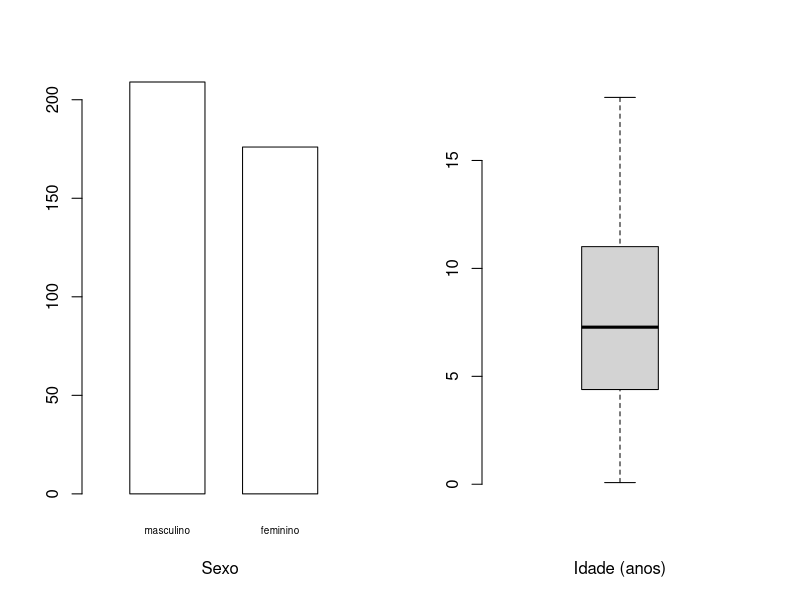
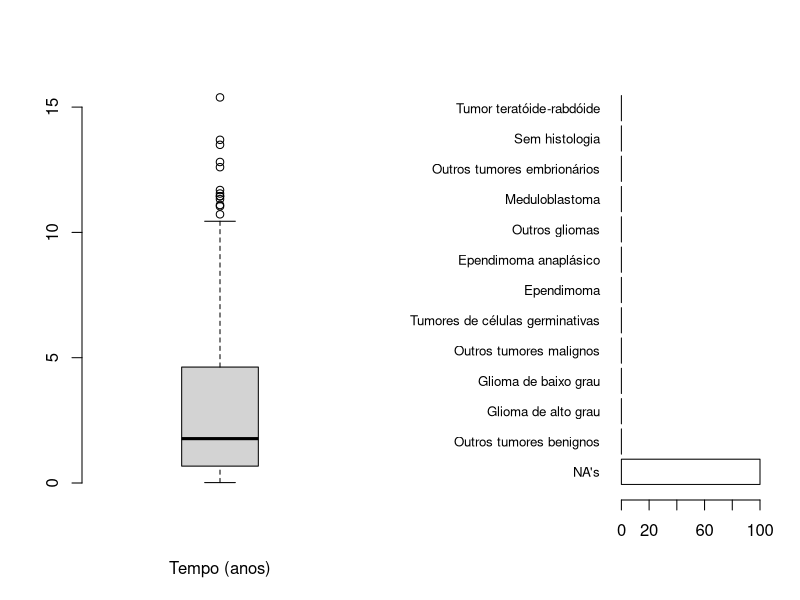
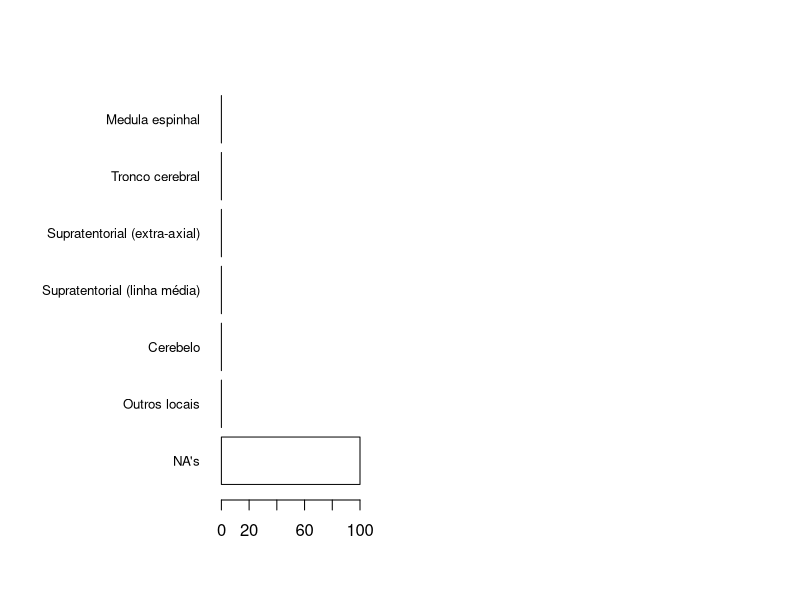

Here is the R script that generated these plots, in order: (Note: this script raises an error after producing the figures.)
## ---- chunk 1
require(survival)
snc<-read.csv('../data/snc.csv')
attach(snc)
snc=snc[which(topo!="Calota craniana"&histo!="Histiocitose"&histo!="Hemangiopericitoma"
&histo!="Neuroblastoma"&histo!="Outros"),]
snc=droplevels(snc)
detach(snc)
## ---- chunk 2
attach(snc)
par(mfrow=c(1,2))
barplot(summary(as.factor(sex)),names.arg=c("masculino","feminino"),
xlab="Sexo",width=0.5,xlim=c(0,1.7),space=0.5,col=0,cex.names=0.6)
boxplot(age/365.25,xlab="Idade (anos)",boxwex=0.6,staplewex=0.4,
frame.plot=F,cex.names=0.6)
## ---- chunk 3
boxplot(follow/365.25,xlab="Tempo (anos)",boxwex=0.6,staplewex=0.4,
frame.plot=F,cex.names=0.8)
## ---- chunk 4
require(reshape)
snc$histo.group=combine_factor(histo,c(1,2,3,3,3,3,4,5,5,1,5,6,7,4,8,8,8,8,5,
2,8,1,9,9,9,9,10,4,1,1,1,1,8,8,1,10,4,1,11,5,10,12,3))
levels(snc$histo.group)=c("Outros tumores benignos","Glioma de alto grau",
"Glioma de baixo grau","Outros tumores malignos","Tumores de células germinativas",
"Ependimoma","Ependimoma anaplásico","Outros gliomas","Meduloblastoma","Outros tumores embrionários",
"Sem histologia","Tumor teratóide-rabdóide")
par(las=1)
par(mar=c(5,11,4,2))
barplot(sort(summary(snc$histo.group)*100/sum(summary(snc$histo.group)),decreasing=T),
col="white",horiz=T,cex.names=0.8)
## ---- chunk 5
require(reshape)
snc$topo.group=combine_factor(topo,c(1,1,2,2,2,3,3,3,3,4,2,6,6,6,6,4,1,4,4,4,4,5,5,5,5,4))
levels(snc$topo.group)=c("Outros locais","Cerebelo","Supratentorial (linha média)","Supratentorial (extra-axial)","Tronco cerebral","Medula espinhal")
par(las=1)
par(mar=c(5,11,4,2))
barplot(sort(summary(snc$topo.group)*100/sum(summary(snc$topo.group)),decreasing=T),
col="white",horiz=T,cex.names=0.8)
## ---- chunk 6
snc$who.g=combine_factor(histo,c(1,2,3,1,3,1,4,4,4,1,4,3,2,4,1,2,3,1,4,
2,3,1,4,4,4,4,4,4,1,3,1,1,3,2,1,4,4,1,5,4,4,4,3))
levels(snc$who.g)=c("I","III","II","IV","Sem histologia")
who.score=summary(snc$who.g)[c(1,3,2,4,5)]
ecog.score<-summary(as.factor(ecog))[1:5]
par(mfrow=c(1,2))
barplot(who.score*100/sum(who.score),col="white",cex.names=0.6)
barplot(ecog.score*100/sum(ecog.score),col="white",cex.names=0.6)
## ---- chunk 7
require(VennDiagram)
v<-draw.triple.venn  (area1 = 299,
		 area2 = 210,
		 area3 = 281,
		 n12 = 148,
		 n23 = 176,
		 n13 = 195,
		 n123 = 118,
		 category = c('Cirurgia','Radioterapia','Quimioterapia'),
		 fill = c('gray90','gray70','gray50'),
		 )
grid.draw(v)
